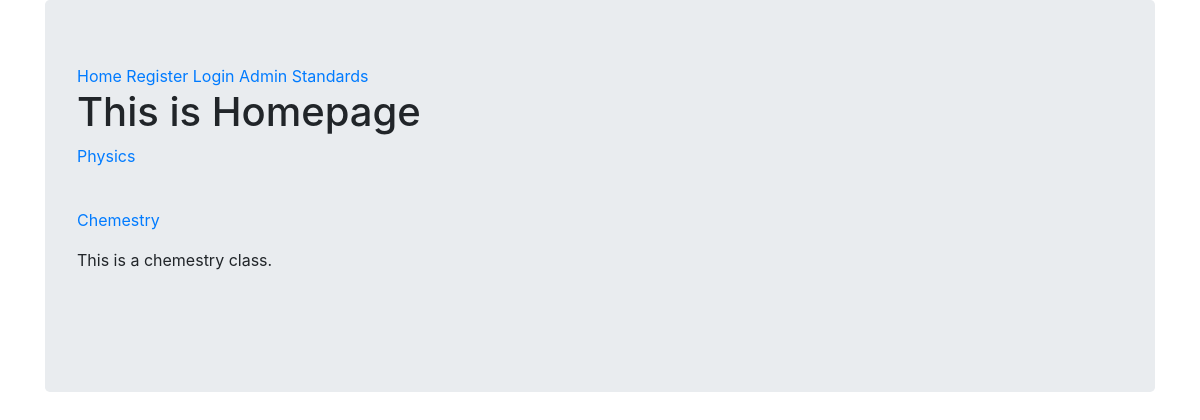
Page /curriculum/6th-class/ on the committed database.
### curriculum/models.py (models this page shows, shortened)
class subject(models.Model):
    subject_id =models.CharField(max_length=100,unique=True)
    name = models.CharField(max_length=100)
    slug = models.SlugField(null=True,blank=True)
    standard = models.ForeignKey(standard,on_delete = models.CASCADE, related_name='subjects')
    image = models.ImageField(upload_to = save_subject_image,blank=True,verbose_name ='subject image')
    description = models.TextField(max_length=550, blank=True)

### curriculum/views.py (the view)
# urls.py: path('<slug:slug>/',views.subjectListView.as_view(),name='subject_list'),
class subjectListView(DetailView):
    context_object_name='standards'
    model=standard
    template_name='curriculum/subject_list_view.html'

### curriculum/templates/curriculum/subject_list_view.html
{% extends 'homepage.html' %}
{% block content %}
    {% for subject in standards.subjects.all %}
        <a href="{% url 'curriculum:lesson_list' slug=subject.slug standard=standards.slug %}">{{subject.name}}</a> <br>
        <p> {{subject.description|truncatechars_html:80}} <p> <br>
    {% endfor %}
{% endblock content %}

### rows in the picture
subject: name "Physics"
subject: name "Chemestry", description "This is a chemestry class."
